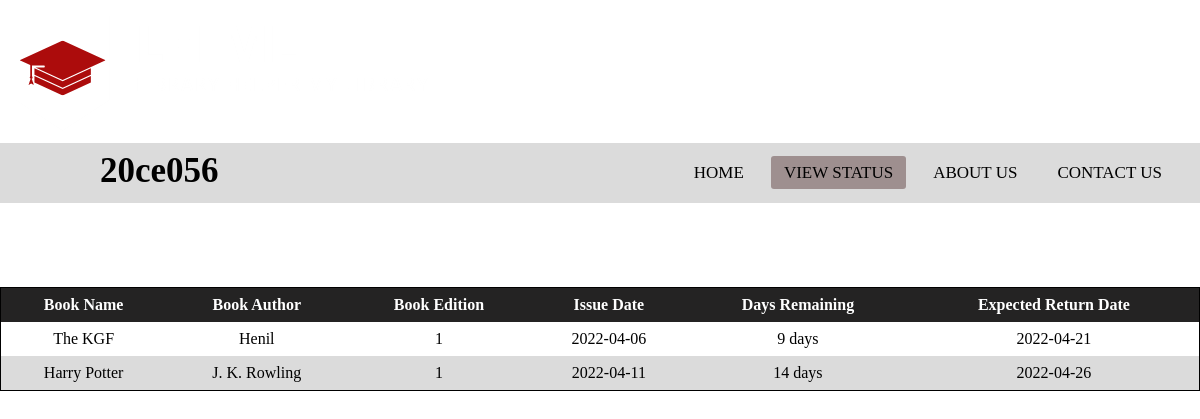
The app's page /user/html/viewStatus.php (signed in) with its own data.
### tables this page shows
CREATE TABLE `tbl_issued_books` (
  `book_id` int(11) NOT NULL,
  `user_id` varchar(10) NOT NULL,
  `issued_date` date NOT NULL,
  `expected_return_date` date NOT NULL
);

CREATE TABLE `tbl_books` (
  `grp_id` int(11) NOT NULL,
  `book_name` varchar(50) NOT NULL,
  `book_edition` int(5) NOT NULL,
  `book_author` varchar(40) NOT NULL,
  `book_quantity` int(11) NOT NULL
);

### user/html/viewStatus.php (the view, shortened to what this page needs)
<?php
    include "config.php";
 ?>
<!DOCTYPE html>
<html lang="en">
<head>
    <link rel="stylesheet" href="../css/viewStatus.css">
    <link rel="stylesheet" href="https://cdnjs.cloudflare.com/ajax/libs/font-awesome/5.15.3/css/all.min.css"/>
</head>
<body class="image">
    <header><img src="2n1.png" alt="logo"></header>
  <nav>
      <label class="logo"><?php echo $_SESSION["user_id"];?></label>
      <ul>
          <li><a herf="#" onclick="window.location='userProfile.php'">Home</a></li>
          <li><a class="active"herf="#">View Status</a></li>
          <li><a herf="#" onclick="window.location='../../about_us.php'">About us</a></li>
          <li><a herf="#">Contact us</a></li>
      </ul>
  </nav>
  <div class="tblReturnReport" style="overflow-x:auto;">
    <table name="table">
        <tr>
          <th>Book Name</th>
          <th>Book Author</th>
          <th>Book Edition</th>
          <th>Issue Date</th>
          <th>Days Remaining</th>
          <th>Expected Return Date</th>
        </tr>
      <?php
        $query_fetch_issued_book = "SELECT * FROM tbl_issued_books WHERE user_id='{$_SESSION['user_id']}'";
        $fetch_result = mysqli_query($conn,$query_fetch_issued_book) or die("Fetching issued book query failed!");
        if(mysqli_num_rows($fetch_result) > 0) {
          while ($row = mysqli_fetch_assoc($fetch_result)) {
            $query_fetch_book_details = "SELECT tb.book_name,tb.book_edition,tb.book_author FROM tbl_books tb,tbl_book_copies tbc WHERE tbc.book_id={$row['book_id']} AND tb.grp_id=tbc.grp_id";
            $fetch_result_one = mysqli_query($conn,$query_fetch_book_details) or die("Book details fetching failed!");
            if(mysqli_num_rows($fetch_result_one) > 0) {
              $row1 = mysqli_fetch_assoc($fetch_result_one);
            }
            $date_today = date_create(date("Y-m-d"));
            $return_date = date_create($row['expected_return_date']);
            $difference = date_diff($date_today,$return_date);
            echo '<tr>
                  <td>'.$row1["book_name"].'</td>
                  <td>'.$row1["book_author"].'</td>
                  <td>'.$row1["book_edition"].'</td>
                  <td>'.$row["issued_date"].'</td>';
            if($difference->invert == 1) {
              echo '<td style="background: red;">Limit Exceed! Action may be taken!</td>';
            }
            else if($difference->days == 0) {
              echo '<td style="background: Orange;">Have to return today! 0 days remaining.</td>';
            }
            else if($difference->days >= 1 && $difference->days <= 5) {
              echo '<td style="background: green;">Only '.$difference->days.' days remaining.</td>';
            } else {
              echo '<td>'.$difference->days.' days</td>';
            }
            echo '<td>'.$row["expected_return_date"].'</td>
              </tr>';
          }
        }
       ?>
    </table>
</div>
</body>
</html>

### user/css/viewStatus.css (style rules this page uses)
* { padding: 0; margin: 0; text-decoration: none; list-style: none; box-sizing: border-box; }
body { font-family: montserrat; }
img { max-width: 100%; }
.image { background-image: url("janko-ferlic-sfL_QOnmy00-unsplash.jpg"); opacity: 1; background-size: 1750px; background-position: center center; background-repeat: no-repeat; background-attachment: fixed; background-size: cover; }
nav { background: rgb(219, 219, 219); height: 60px; width: 100%; }
label.logo { color: black; font-size: 35px; line-height: 55px; padding: 0 100px; font-weight: bold; }
nav ul { float: right; margin-right: 20px; }
nav ul li { display: inline-block; line-height: 60px; margin: 0 5px; }
nav ul li a { color: black; font-size: 17px; padding: 7px 13px; border-radius: 3px; text-transform: uppercase; }
a.active,a:hover { background: rgb(158, 143, 143); transition: .5s; cursor: pointer; }
table { border-collapse: collapse; border-spacing: 0; width: 100%; border: 1px solid black; background-color: rgb(219, 219, 219); }
.tblReturnReport { margin-top: 7%; }
th, td { text-align: center; padding: 8px; }
th { background-color: rgb(36, 35, 35); color: white; }
tr:nth-child(even) { background-color: white }

### records on screen
tbl_issued_books: tbl_books.book_name "The KGF", tbl_books.book_author "Henil", tbl_books.book_edition "1", issued_date "2022-04-06", expected_return_date "9", expected_return_date "2022-04-21"
tbl_issued_books: tbl_books.book_name "Harry Potter", tbl_books.book_author "J. K. Rowling", tbl_books.book_edition "1", issued_date "2022-04-11", expected_return_date "14", expected_return_date "2022-04-26"

### other values on screen
$_SESSION["user_id"] "20ce056"
